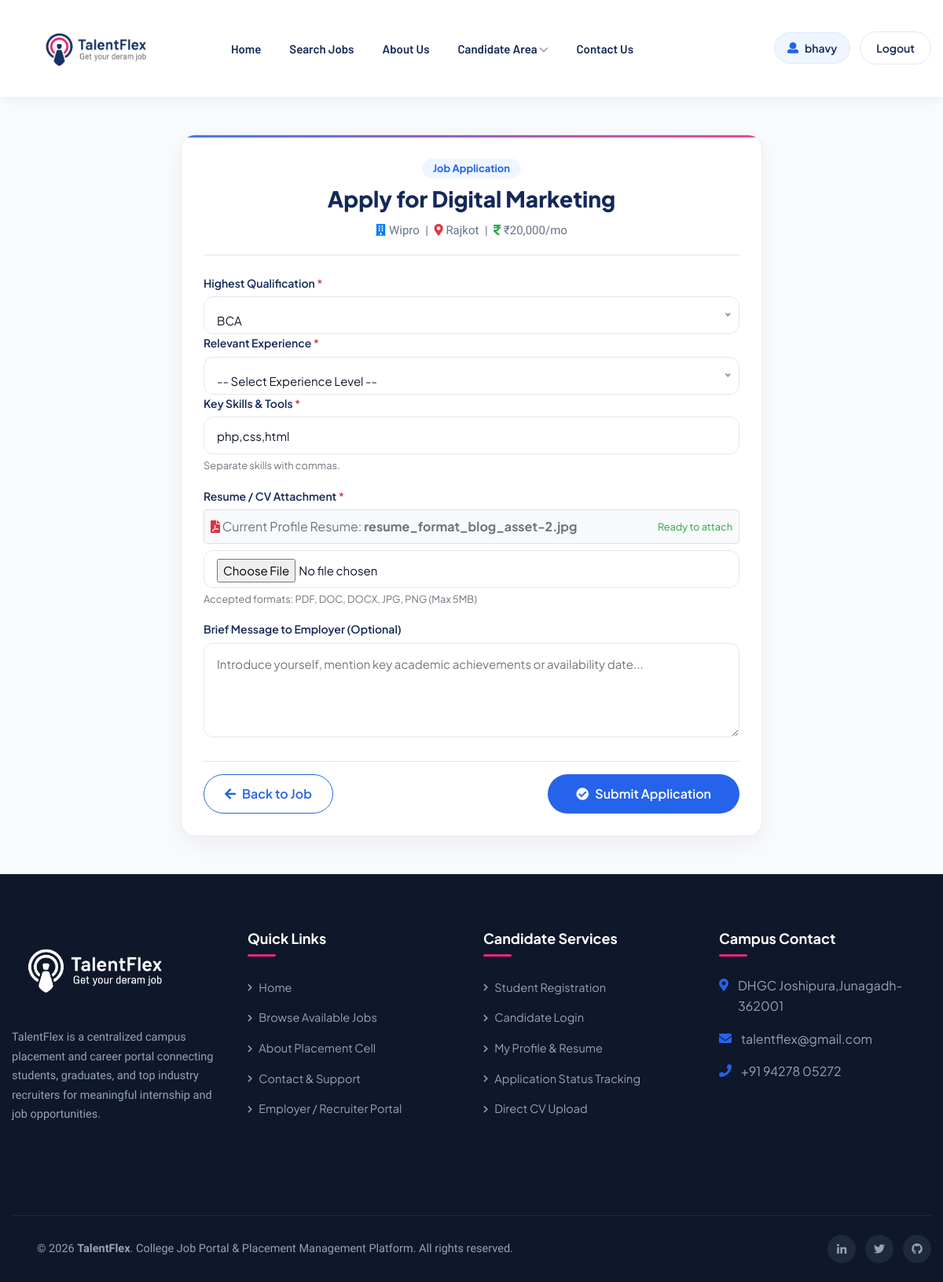
/apply.php?id=16 (signed in), run on the app's committed database.
### tables this page shows
CREATE TABLE `comadd_job` (
  `id` int(20) NOT NULL,
  `c_id` int(20) NOT NULL,
  `com_name` varchar(30) NOT NULL,
  `job_title` varchar(40) NOT NULL,
  `job_type` varchar(40) NOT NULL,
  `location` varchar(50) NOT NULL,
  `salary` int(50) NOT NULL,
  `description` text NOT NULL,
  `views` int(11) NOT NULL
);

CREATE TABLE `user_profile` (
  `id` int(11) NOT NULL,
  `user_id` int(11) NOT NULL,
  `c_id` int(20) NOT NULL,
  `qualification` varchar(100) NOT NULL,
  `passing_year` varchar(40) NOT NULL,
  `skills` text NOT NULL,
  `experience` varchar(100) NOT NULL,
  `resume` varchar(255) NOT NULL
);

### apply.php (the view, shortened to what this page needs)
<?php
include("db.php");
$user_id = $_SESSION['user_id'];
$job_id = isset($_GET['id']) ? intval($_GET['id']) : 0;
$jobQuery = mysqli_query($conn, "SELECT * FROM comadd_job WHERE id='$job_id'");
$job = mysqli_fetch_assoc($jobQuery);
$check = mysqli_query($conn, "SELECT * FROM application WHERE job_id='$job_id' AND user_id='$user_id'");
$alreadyApplied = ($check && mysqli_num_rows($check) > 0);
$prof_q = mysqli_query($conn, "SELECT * FROM user_profile WHERE user_id='$user_id'");
$prof = ($prof_q && mysqli_num_rows($prof_q) > 0) ? mysqli_fetch_assoc($prof_q) : [];
include("header.php");
?>
<div class="container my-5">
    <div class="portal-card mx-auto" style="max-width: 740px;">
        <div class="text-center mb-4 pb-3 border-bottom">
            <span class="badge mb-2" style="background: var(--tf-primary-light); color: var(--tf-primary); font-size: 13px; font-weight: 700; padding: 6px 14px; border-radius: 9999px;">
                Job Application
            </span>
            <h2 style="font-size: 28px; font-weight: 800; color: var(--tf-navy); margin-bottom: 8px;">
                Apply for <?php echo htmlspecialchars($job['job_title']); ?>
            </h2>
            <p style="color: var(--tf-text-muted); font-size: 15px; margin: 0;">
                <i class="fas fa-building text-primary me-1"></i> <?php echo htmlspecialchars($job['com_name']); ?>
                &nbsp;|&nbsp;
                <i class="fas fa-map-marker-alt text-danger me-1"></i> <?php echo htmlspecialchars($job['location']); ?>
                <?php if (!empty($job['salary'])) { ?>
                    &nbsp;|&nbsp;
                    <i class="fas fa-rupee-sign text-success me-1"></i> ₹<?php echo number_format($job['salary']); ?>/mo
                <?php } ?>
            </p>
        </div>
        <?php if ($alreadyApplied) { ?>
            <div class="alert alert-warning text-center py-4 mb-4">
                <i class="fas fa-check-double fa-2x mb-2 text-warning"></i>
                <h5>Application Already Submitted</h5>
                <p class="mb-3 text-muted">You have already applied for this opening. You can check the current review status in your candidate dashboard.</p>
                <a href="application.php" class="btn-tf-primary">
                    <i class="fas fa-file-alt me-1"></i> View My Applications
                </a>
            </div>
        <?php } else { ?>
            <form method="POST" enctype="multipart/form-data">
                <div class="mb-3">
                    <label class="form-label-custom">Highest Qualification <span class="text-danger">*</span></label>
                </div>
                <div class="mb-3">
                    <label class="form-label-custom">Relevant Experience <span class="text-danger">*</span></label>
                </div>
                <div class="mb-3">
                    <label class="form-label-custom">Key Skills & Tools <span class="text-danger">*</span></label>
                    <input
                        type="text"
                        name="skills"
                        class="form-control-custom"
                        placeholder="e.g. PHP, MySQL, JavaScript, React, Python, Git"
                        value="<?php echo htmlspecialchars($prof['skills'] ?? ''); ?>"
                        required
                    >
                    <small class="text-muted">Separate skills with commas.</small>
                </div>
                <div class="mb-3">
                    <label class="form-label-custom">Resume / CV Attachment <span class="text-danger">*</span></label>
                    <?php if (!empty($prof['resume'])) { ?>
                        <div class="p-2 mb-2 bg-light border rounded d-flex align-items-center justify-content-between">
                            <span class="text-muted fs-6">
                                <i class="fas fa-file-pdf text-danger me-1"></i> Current Profile Resume: <strong><?php echo htmlspecialchars($prof['resume']); ?></strong>
                            </span>
                            <small class="text-success fw-bold">Ready to attach</small>
                        </div>
                    <?php } ?>
                    <input
                        type="file"
                        name="resume"
                        class="form-control-custom"
                        accept=".pdf,.doc,.docx,.jpg,.png"
                        <?php echo empty($prof['resume']) ? 'required' : ''; ?>
                    >
                    <small class="text-muted">Accepted formats: PDF, DOC, DOCX, JPG, PNG (Max 5MB)</small>
                </div>
                <div class="mb-4">
                    <label class="form-label-custom">Brief Message to Employer (Optional)</label>
                    <textarea
                        name="message"
                        class="form-control-custom"
                        placeholder="Introduce yourself, mention key academic achievements or availability date..."
                        rows="3"
                    ></textarea>
                </div>
                <div class="d-flex align-items-center justify-content-between pt-3 border-top">
                    <a href="job_details.php?id=<?php echo $job_id; ?>" class="btn-tf-outline">
                        <i class="fas fa-arrow-left me-1"></i> Back to Job
                    </a>
                    <button type="submit" name="apply" class="btn-tf-primary" style="padding: 12px 36px; font-size: 16px;">
                        <i class="fas fa-check-circle me-1"></i> Submit Application
                    </button>
                </div>
            </form>
        <?php } ?>
    </div>
</div>
<?php include("footer.php"); ?>

### assets/css/portal-custom.css (style rules this page uses)
:root { --tf-primary: #2563eb; --tf-primary-hover: #1d4ed8; --tf-primary-light: #eff6ff; --tf-primary-subtle: #dbeafe; --tf-navy: #142957; --tf-navy-dark: #0f172a; --tf-accent: #ed2680; --tf-accent-hover: #db1470; --tf-accent-light: #fdf2f8; --tf-success: #10b981; --tf-success-light: #ecfdf5; --tf-warning: #f59e0b; --tf-warning-light: #fffbeb; --tf-danger: #ef4444; --tf-danger-light: #fef2f2; --tf-bg-body: #f8fafc; --tf-bg-card: #ffffff; --tf-border: #e2e8f0; --tf-border-light: #f1f5f9; --tf-text-title: #0f172a; --tf-text-body: #334155; --tf-text-muted: #64748b; --tf-font-family: 'Plus Jakarta Sans', -apple-system, BlinkMacSystemFont, 'Segoe UI', Roboto, Helvetica, Arial, sans-serif; --tf-shadow-sm: 0 2px 6px rgba(15, 23, 42, 0.04); --tf-shadow-md: 0 6px 20px rgba(15, 23, 42, 0.08); --tf-shadow-lg: 0 12px 32px rgba(15, 23, 42, 0.12); --tf-radius: 12px; --tf-radius-lg: 18px; --tf-radius-full: 9999px; --tf-transition: all 0.25s cubic-bezier(0.4, 0, 0.2, 1); }
body { font-family: var(--tf-font-family) !important; background-color: var(--tf-bg-body) !important; color: var(--tf-text-body) !important; line-height: 1.6; overflow-x: hidden; min-height: 100vh; display: flex; flex-direction: column; }
h1, h2, h3, h4, h5, h6 { font-family: var(--tf-font-family) !important; color: var(--tf-text-title); font-weight: 700; line-height: 1.25; }
a { color: var(--tf-primary); text-decoration: none; transition: var(--tf-transition); }
.btn-tf-primary { background: var(--tf-primary); color: #ffffff !important; font-weight: 600; padding: 12px 28px; border-radius: var(--tf-radius-full); border: none; transition: var(--tf-transition); display: inline-flex; align-items: center; justify-content: center; gap: 8px; }
.btn-tf-outline { background: transparent; color: var(--tf-primary) !important; border: 1.5px solid var(--tf-primary); font-weight: 600; padding: 11px 26px; border-radius: var(--tf-radius-full); transition: var(--tf-transition); display: inline-flex; align-items: center; justify-content: center; gap: 8px; }
.portal-card { background: #ffffff; border-radius: var(--tf-radius-lg); border: 1px solid var(--tf-border); box-shadow: var(--tf-shadow-sm); padding: 28px; transition: var(--tf-transition); position: relative; }
.form-label-custom { font-weight: 600; font-size: 14px; color: var(--tf-navy); margin-bottom: 6px; display: block; }
.form-control-custom { width: 100%; height: 48px; padding: 10px 16px; font-size: 15px; border: 1.5px solid var(--tf-border); border-radius: var(--tf-radius); background: #ffffff; color: var(--tf-text-title); transition: var(--tf-transition); outline: none; }
textarea.form-control-custom { height: auto; min-height: 120px; padding: 14px 16px; resize: vertical; }
.portal-card-glass, .portal-card { background: rgba(255, 255, 255, 0.88) !important; backdrop-filter: blur(12px) !important; -webkit-backdrop-filter: blur(12px) !important; border: 1px solid rgba(226, 232, 240, 0.8) !important; box-shadow: 0 10px 30px rgba(15, 23, 42, 0.05) !important; border-radius: var(--tf-radius-lg) !important; transition: all 0.3s cubic-bezier(0.4, 0, 0.2, 1) !important; position: relative; overflow: hidden; }
.portal-card-glass::before, .portal-card::before { content: ''; position: absolute; top: 0; left: 0; right: 0; height: 3px; background: linear-gradient(90deg, var(--tf-primary) 0%, var(--tf-accent) 100%); opacity: 0.85; }

### data on the page
comadd_job: job_title "Digital Marketing", com_name "Wipro", location "Rajkot", salary "20,000"
user_profile: skills "php,css,html", resume "resume_format_blog_asset-2.jpg"

### other printed values
$_SESSION['name'] "bhavy"
